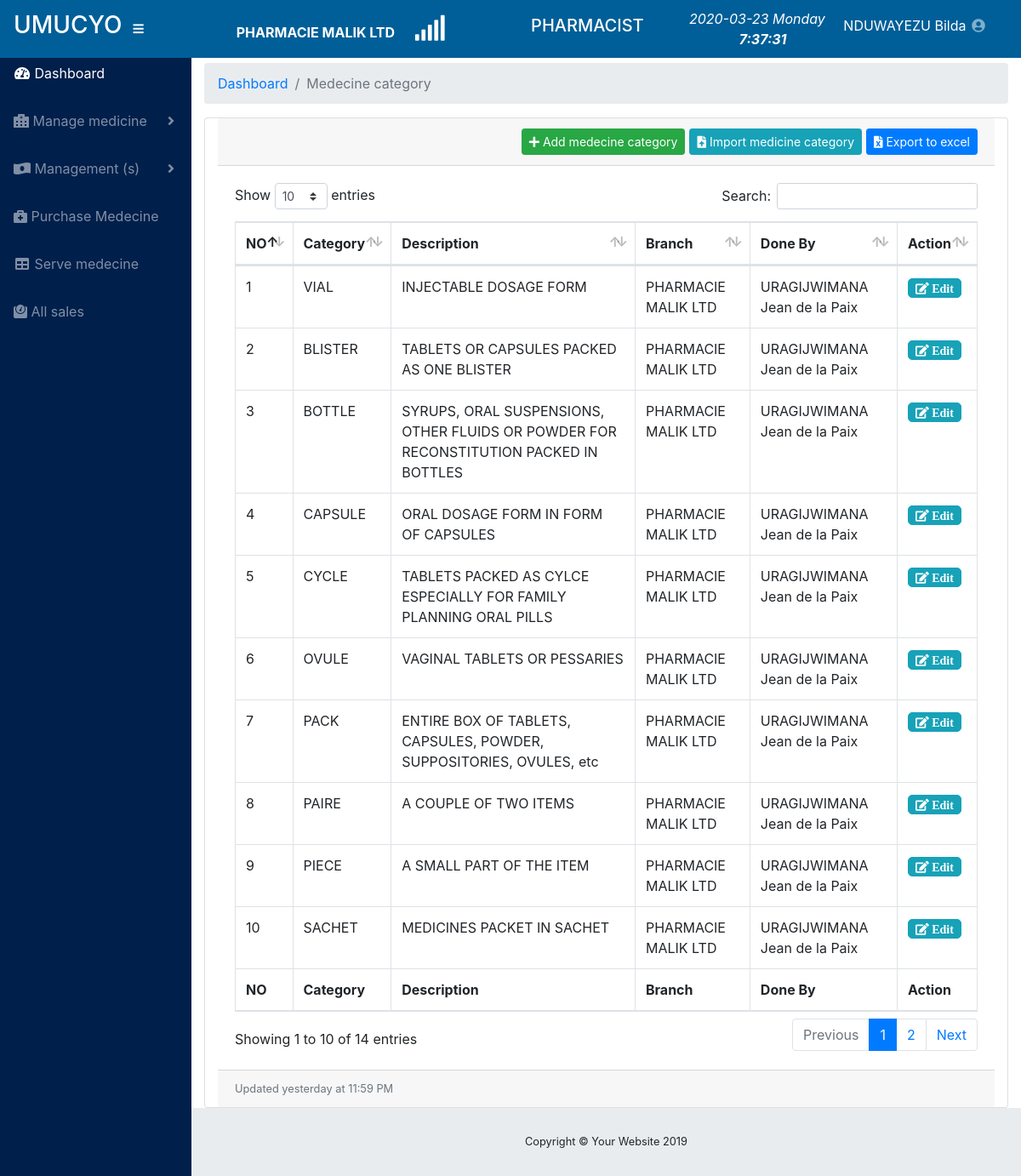
Screenshot of /medecine_cat.php (signed in) with the database file from the repository.
### tables this page shows
CREATE TABLE `phar_branch` (
  `branch_ID` int(11) NOT NULL,
  `branch_name` varchar(60) NOT NULL,
  `institution_code` varchar(45) NOT NULL,
  `branch_province` varchar(60) NOT NULL,
  `brannch_district` varchar(60) NOT NULL,
  `branch_region` varchar(60) NOT NULL,
  `inserted_user` varchar(60) NOT NULL,
  `inserted_date` date NOT NULL,
  `branch_status` enum('0','1') NOT NULL DEFAULT '0'
);

CREATE TABLE `user_role` (
  `role_id` int(11) NOT NULL,
  `role_name` varchar(45) NOT NULL,
  `institution_code` varchar(45) NOT NULL,
  `reg_date` date NOT NULL
);

CREATE TABLE `medical_category` (
  `category_ID` int(11) NOT NULL,
  `category_name` varchar(52) NOT NULL,
  `category_desc` varchar(100) NOT NULL,
  `user_id` int(11) NOT NULL,
  `branch_ID` int(11) NOT NULL,
  `institution_code` varchar(45) NOT NULL,
  `inserted_id` date NOT NULL,
  `category_status` enum('0','1') NOT NULL
);

### medecine_cat.php (the view, shortened to what this page needs)
<?php include('includes/head_tag.php'); ?>
<body id="page-top">
  <?php include('includes/menu.php'); ?>
    <div id="content-wrapper" style="">
      <div class="container-fluid">
        <ol class="breadcrumb">
          <li class="breadcrumb-item">
            <a href="home">Dashboard</a>
          </li>
          <li class="breadcrumb-item active">Medecine category</li>
        </ol>
        <div class="card col-md-12">
          <div class="card-header">
            <?php  if($rows['export_medecine_cat']== 1) {?>
            <form action="action_page.php" method="post"style="float:right;">
              <button type="submit" id="export_category" name='export_category' value="Export to excel" class="btn btn-primary btn-sm">
                <i class="fas fa-file-excel"></i>
                    Export to excel
              </button>
            </form>
          <?php } if($rows['new_medecine_cat']== 1) { ?>
            <span><button style="float:right;margin-right: 5px;" type="button" class="btn btn-info btn-sm" data-toggle="modal" data-target="#import_category">
          <i class="fas fa-file-upload"></i>
              Import medicine category
        </button></span>
            <button style="float:right;margin-right: 5px;" type="button" class="btn btn-success btn-sm" data-toggle="modal" data-target="#myModal">
              <i class="fas fa-plus"></i>
                 Add medecine category
            </button>
            <?php  } ?>
            </div>
          <div class="card-body">
            <div class="table-responsive">
              <table class="table table-bordered" id="dataTable" width="100%" cellspacing="0">
                <thead>
                  <tr>
                    <th>NO</th>
                    <th>Category</th>
                    <th>Description</th>
                    <th>Branch</th>
                    <th>Done By</th>
                    <?php  if($rows['new_medecine_cat']== 1) { ?>
                    <th>Action</th>
                    <?php  } ?>
                  </tr>
                </thead>
                <tfoot>
                  <tr>
                    <th>NO</th>
                    <th>Category</th>
                    <th>Description</th>
                    <th>Branch</th>
                    <th>Done By</th>
                    <?php  if($rows['new_medecine_cat']== 1) { ?>
                    <th>Action</th>
                    <?php  } ?>
                  </tr>
                </tfoot>
                <tbody>
                  <?php
                  if($_SESSION['role_id'] == 3){
                    $sql = "SELECT * FROM `medical_category`
                    INNER JOIN `login` ON medical_category.user_id = login.user_id
                    INNER JOIN `phar_branch` ON medical_category.branch_ID = phar_branch.branch_ID
                    WHERE medical_category.institution_code = '$_SESSION[institution_code]'";
                    $query = $conn->query($sql);
                  }else{
                    $sql = "SELECT * FROM `medical_category`
                    INNER JOIN `login` ON medical_category.user_id = login.user_id
                    INNER JOIN `phar_branch` ON medical_category.branch_ID = phar_branch.branch_ID
                    WHERE medical_category.branch_ID ='$_SESSION[branch]'
                    AND medical_category.institution_code = '$_SESSION[institution_code]'";
                    $query = $conn->query($sql);
                  }
                      if(!empty($query)){
                    while($row = $query->fetch_assoc()){?>
                 <tr>
                    <td><?php echo $row['category_ID']; ?></td>
                    <td><?php echo $row['category_name']; ?></td>
                    <td><?php echo $row['category_desc']; ?></td>
                    <td><?php echo $row['branch_name']; ?></td>
                    <td><?php echo $row['first_name']." ".$row['last_name']; ?></td>
                    <?php  if($rows['new_medecine_cat']== 1) { ?>
                    <td>
                      <div class="xs">
                        <a href="?delete=<?php echo $row['category_ID']; ?>">
                          <button type="button" class="btn btn-info btn-sm" style="padding-top: 0px;padding-bottom: 0px; border-radius: 5px;"><i class="fas fa-edit"> Edit</i></button>
                        </a>
                      </div>
                    </td>
                    <?php  } ?>
                  </tr>
                  <?php } }?>
                </tbody>
              </table>
            </div>
          </div>
          <div class="card-footer small text-muted">Updated yesterday at 11:59 PM</div>
        </div>
      </div>
      <footer class="sticky-footer">
        <div class="container my-auto">
          <div class="copyright text-center my-auto">
            <span>Copyright © Your Website 2019</span>
          </div>
        </div>
      </footer>
    </div>
  </div>
</body>
</html>

### includes/menu.php (shortened to what this page needs)
<?php
include('includes/config.php');
$sql_priv = "SELECT * FROM `user_privilegies` WHERE role_id ='$_SESSION[role_id]'";
$result = $conn->query($sql_priv);
$rows = $result->fetch_assoc();
$sql_role = "SELECT * FROM `user_role` WHERE role_id ='$_SESSION[role_id]'";
$result = $conn->query($sql_role);
$row_roleName = $result->fetch_assoc();
$role_name = $row_roleName['role_name'];
$sql = "SELECT * FROM `phar_branch` WHERE branch_ID = '$_SESSION[branch]'";
$result = $conn->query($sql);
$row = $result->fetch_object();
$branch_name = $row->branch_name;
?>
<nav class="navbar navbar-expand navbar-dark navbar-fixed-top fixed-top" style="background-color: #005f98; margin-bottom: auto;" >
    <a class="navbar-brand mr-1" href="home">
      <h3>UMUCYO</h3>
    </a>
    <button class="btn btn-link btn-sm text-white order-1 order-sm-0" id="sidebarToggle" href="#">
      <i class="fas fa-bars"></i>
    </button>
    <a  href="" id=""  aria-expanded="false">
          <span style="color: #FFF;margin-left:100px;"><b><?php echo $branch_name; ?></b>
            &nbsp;&nbsp;&nbsp;&nbsp;<i id="demo"></i></span>
        </a>
<h5 style="margin-left: 100px; color: #fff;"><?php echo $role_name; ?></h5>
    <div class="d-none d-md-inline-block form-inline ml-auto mr-0 mr-md-3 my-2 my-md-0">
    <ul class="navbar-nav ml-auto ml-md-0 my-2 my-md-0">
             <i class="" style="color: #FFF;">
        <?php echo date("Y-m-d")."  ". date("l"); ?>&nbsp;&nbsp;&nbsp;
      <strong><label id="timer"></label></strong>
      </i>
      <li class="nav-item dropdown no-arrow">
        <a class="nav-link dropdown-toggle" href="#" id="userDropdown" role="button" data-toggle="dropdown" aria-haspopup="true" aria-expanded="false">
          <span style="color: #FFF;"><?php echo $_SESSION['first_name']." ".$_SESSION['last_name']; ?></span>
          <i class="fas fa-user-circle fa-fw"></i>
        </a>
      </li>
    </ul>
  </div>
  </nav>
  <br><br>
<div id="wrapper" style="margin-top: 10px;" >
    <ul class="sidebar navbar-nav"style="background-color: #011f4b;">
      <li class="nav-item active">
        <a class="nav-link" href="home">
          <i class="fas fa-fw fa-tachometer-alt"></i>
          <span>Dashboard</span>
        </a>
      </li>
      <?php if($_SESSION['role_id']== 1){ ?>
      <li class="nav-item">
        <a class="nav-link" href="phar_institution">
        <i class="fas fa-fw fa-table"></i>
          <span>System Backup</span></a>
      </li>
      <li class="nav-item">
        <a class="nav-link" href="phar_institution">
        <i class="fas fa-fw fa-table"></i>
          <span>Pharmacy Institution</span></a>
      </li>
      <?php } if($rows['acc_privilegie']== 1 || $_SESSION['role_id']== 1){ ?>
      <li class="nav-item">
        <a class="nav-link" href="pharmacy_privilegie">
        <i class="fas fa-fw fa-table"></i>
          <span>Access Right</span></a>
      </li>
      <?php } if($rows['acc_medecine']== 1 || $_SESSION['role_id']== 1){ ?>
      <li class="nav-item dropdown">
        <a class="nav-link dropdown-toggle" href="#" id="pagesDropdown" role="button" data-toggle="dropdown" aria-haspopup="true" aria-expanded="false">
          <i class="fas fa-hospital-alt"></i>
          <span>Manage medicine</span>
        </a>
        </li>
      <?php } if($rows['acc_management']== 1 || $_SESSION['role_id']== 1){ ?>
          <li class="nav-item dropdown">
        <a class="nav-link dropdown-toggle" href="#" id="pagesDropdown" role="button" data-toggle="dropdown" aria-haspopup="true" aria-expanded="false">
          <i class="fas fa-money-bill-wave-alt"></i>
          <span>Management (s)</span>
        </a>
      </li>
      <?php  } if($rows['acc_purchased']== 1 || $_SESSION['role_id']== 1){ ?>
      <li class="nav-item">
        <a class="nav-link" href="medecine_purchase">
        <i class="fas fa-briefcase-medical"></i>
          <span>Purchase Medecine</span></a>
      </li>
      <?php } if($rows['acc_to_serve']== 1 || $_SESSION['role_id']== 1){ ?>
      <li class="nav-item">
        <a class="nav-link" href="medecine">
        <i class="fas fa-fw fa-table"></i>
          <span>Serve medecine</span></a>
      </li>
      <?php } if($rows['acc_branches']== 1 || $_SESSION['role_id']== 1){ ?>
      <?php } if($rows['acc_all_served']== 1 || $_SESSION['role_id']== 1){ ?>
      <li class="nav-item">
        <a class="nav-link" href="all_sales">
          <i class="fas fa-weight"></i>
          <span>All sales</span></a>
      </li>
      <?php } if($rows['acc_manager_report']== 1 || $_SESSION['role_id']== 1){ ?>
      <li class="nav-item">
        <a class="nav-link" href="financialreport">
          <i class="fas fa-file"></i>
          <span>Reporting</span></a>
      </li>
      <?php } if($rows['acc_pharmacy_user']== 1 || $_SESSION['role_id']== 1){ ?>
     <li class="nav-item">
        <a class="nav-link" href="pharmacy_users">
          <i class="fas fa-users"></i>
          <span>Staff</span>
        </a>
      </li>
      <?php } if($rows['acc_transaction']== 1 || $_SESSION['role_id']== 1){ ?>
      <li class="nav-item">
        <a class="nav-link" href="checkout">
          <i class="fas fa-users"></i>
          <span>TRANSACTION</span>
        </a>
      </li>
      <?php }  ?>
    </ul>

### rows the page displays
phar_branch: branch_name "PHARMACIE MALIK LTD"
user_role: role_name "PHARMACIST"
medical_category: category_ID "1", category_name "VIAL", category_desc "INJECTABLE DOSAGE FORM", branch_ID.branch_name "PHARMACIE MALIK LTD", user.first_name "URAGIJWIMANA", user.last_name "Jean de la Paix"
medical_category: category_ID "2", category_name "BLISTER", category_desc "TABLETS OR CAPSULES PACKED AS ONE BLISTER", branch_ID.branch_name "PHARMACIE MALIK LTD", user.first_name "URAGIJWIMANA", user.last_name "Jean de la Paix"
medical_category: category_ID "3", category_name "BOTTLE", category_desc "SYRUPS, ORAL SUSPENSIONS, OTHER FLUIDS OR POWDER FOR RECONSTITUTION PACKED IN BOTTLES", branch_ID.branch_name "PHARMACIE MALIK LTD", user.first_name "URAGIJWIMANA", user.last_name "Jean de la Paix"
medical_category: category_ID "4", category_name "CAPSULE", category_desc "ORAL DOSAGE FORM IN FORM OF CAPSULES", branch_ID.branch_name "PHARMACIE MALIK LTD", user.first_name "URAGIJWIMANA", user.last_name "Jean de la Paix"
medical_category: category_ID "5", category_name "CYCLE", category_desc "TABLETS PACKED AS CYLCE ESPECIALLY FOR FAMILY PLANNING ORAL PILLS", branch_ID.branch_name "PHARMACIE MALIK LTD", user.first_name "URAGIJWIMANA", user.last_name "Jean de la Paix"
medical_category: category_ID "6", category_name "OVULE", category_desc "VAGINAL TABLETS OR PESSARIES", branch_ID.branch_name "PHARMACIE MALIK LTD", user.first_name "URAGIJWIMANA", user.last_name "Jean de la Paix"
medical_category: category_ID "7", category_name "PACK", category_desc "ENTIRE BOX OF TABLETS, CAPSULES, POWDER, SUPPOSITORIES, OVULES, etc", branch_ID.branch_name "PHARMACIE MALIK LTD", user.first_name "URAGIJWIMANA", user.last_name "Jean de la Paix"
medical_category: category_ID "8", category_name "PAIRE", category_desc "A COUPLE OF TWO ITEMS", branch_ID.branch_name "PHARMACIE MALIK LTD", user.first_name "URAGIJWIMANA", user.last_name "Jean de la Paix"
medical_category: category_ID "9", category_name "PIECE", category_desc "A SMALL PART OF THE ITEM", branch_ID.branch_name "PHARMACIE MALIK LTD", user.first_name "URAGIJWIMANA", user.last_name "Jean de la Paix"
medical_category: category_ID "10", category_name "SACHET", category_desc "MEDICINES PACKET IN SACHET", branch_ID.branch_name "PHARMACIE MALIK LTD", user.first_name "URAGIJWIMANA", user.last_name "Jean de la Paix"

### other values shown
$_SESSION['first_name'] "NDUWAYEZU"
$_SESSION['last_name'] "Bilda"
